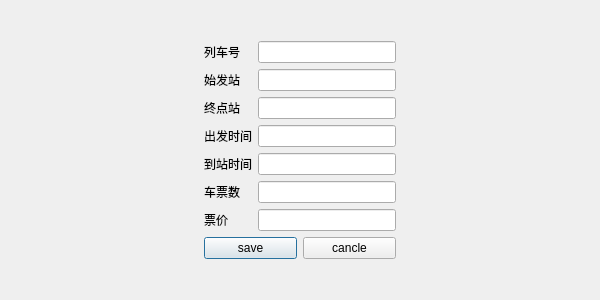
<?xml version="1.0" encoding="UTF-8"?>
<ui version="4.0">
 <class>dialogaddticket</class>
 <widget class="QDialog" name="dialogaddticket">
  <property name="geometry">
   <rect>
    <x>0</x>
    <y>0</y>
    <width>600</width>
    <height>300</height>
   </rect>
  </property>
  <property name="minimumSize">
   <size>
    <width>600</width>
    <height>300</height>
   </size>
  </property>
  <property name="maximumSize">
   <size>
    <width>600</width>
    <height>300</height>
   </size>
  </property>
  <property name="windowTitle">
   <string>TicketAdd</string>
  </property>
  <layout class="QGridLayout" name="gridLayout_3">
   <item row="0" column="0">
    <spacer name="horizontalSpacer">
     <property name="orientation">
      <enum>Qt::Horizontal</enum>
     </property>
     <property name="sizeHint" stdset="0">
      <size>
       <width>20</width>
       <height>20</height>
      </size>
     </property>
    </spacer>
   </item>
   <item row="0" column="1">
    <layout class="QGridLayout" name="gridLayout_2">
     <item row="2" column="1">
      <widget class="QLineEdit" name="BalineEdit"/>
     </item>
     <item row="3" column="0">
      <widget class="QLabel" name="ealabel">
       <property name="text">
        <string>终点站</string>
       </property>
      </widget>
     </item>
     <item row="5" column="1">
      <widget class="QLineEdit" name="EtlineEdit"/>
     </item>
     <item row="5" column="0">
      <widget class="QLabel" name="etlable">
       <property name="text">
        <string>到站时间</string>
       </property>
      </widget>
     </item>
     <item row="6" column="0">
      <widget class="QLabel" name="ticketlabel">
       <property name="text">
        <string>车票数</string>
       </property>
      </widget>
     </item>
     <item row="4" column="1">
      <widget class="QLineEdit" name="BtlineEdit"/>
     </item>
     <item row="6" column="1">
      <widget class="QLineEdit" name="TicketlineEdit"/>
     </item>
     <item row="9" column="0">
      <spacer name="verticalSpacer">
       <property name="orientation">
        <enum>Qt::Vertical</enum>
       </property>
       <property name="sizeHint" stdset="0">
        <size>
         <width>20</width>
         <height>40</height>
        </size>
       </property>
      </spacer>
     </item>
     <item row="7" column="1">
      <widget class="QLineEdit" name="PrlineEdit"/>
     </item>
     <item row="7" column="0">
      <widget class="QLabel" name="label">
       <property name="text">
        <string>票价</string>
       </property>
      </widget>
     </item>
     <item row="8" column="0" colspan="2">
      <layout class="QGridLayout" name="gridLayout">
       <item row="0" column="0">
        <widget class="QPushButton" name="addbtn">
         <property name="text">
          <string>save</string>
         </property>
        </widget>
       </item>
       <item row="0" column="1">
        <widget class="QPushButton" name="canclebtn">
         <property name="text">
          <string>cancle</string>
         </property>
        </widget>
       </item>
      </layout>
     </item>
     <item row="4" column="0">
      <widget class="QLabel" name="btlabel">
       <property name="text">
        <string>出发时间</string>
       </property>
      </widget>
     </item>
     <item row="0" column="0">
      <spacer name="verticalSpacer_2">
       <property name="orientation">
        <enum>Qt::Vertical</enum>
       </property>
       <property name="sizeHint" stdset="0">
        <size>
         <width>20</width>
         <height>40</height>
        </size>
       </property>
      </spacer>
     </item>
     <item row="2" column="0">
      <widget class="QLabel" name="balabel">
       <property name="text">
        <string>始发站</string>
       </property>
      </widget>
     </item>
     <item row="1" column="1">
      <widget class="QLineEdit" name="IdlineEdit"/>
     </item>
     <item row="1" column="0">
      <widget class="QLabel" name="idlabel">
       <property name="text">
        <string>列车号</string>
       </property>
      </widget>
     </item>
     <item row="3" column="1">
      <widget class="QLineEdit" name="EalineEdit"/>
     </item>
    </layout>
   </item>
   <item row="0" column="2">
    <spacer name="horizontalSpacer_2">
     <property name="orientation">
      <enum>Qt::Horizontal</enum>
     </property>
     <property name="sizeHint" stdset="0">
      <size>
       <width>20</width>
       <height>20</height>
      </size>
     </property>
    </spacer>
   </item>
  </layout>
 </widget>
 <resources/>
 <connections/>
</ui>
